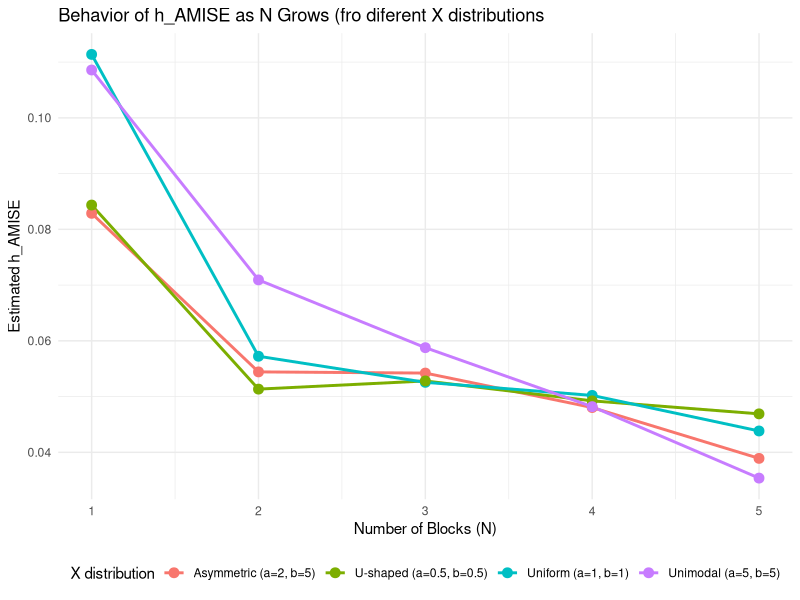

Recreate this plot in R. (Note: a time limit stopped this script after it produced the figure.)
library(ggplot2)
library(dplyr)
library(tidyr)
library(gridExtra)

# Set seed
set.seed(953)

# Define the true regression function m(x) 
true_m <- function(x) {
  sin(1 / (x / 3 + 0.1))
}

#Function to generate data
# Generates n samples from Y = m(X) + epsilon, with X ~ Beta(alpha, beta) and epsilon ~ N(0, sigma_sq)
generate_data <- function(n, alpha, beta, sigma_sq = 1) {
  # Generate the covariate X from a Beta distribution
  x <- rbeta(n, shape1 = alpha, shape2 = beta)
  
  # Generate the error epsilon from a Normal distribution
  epsilon <- rnorm(n, mean = 0, sd = sqrt(sigma_sq))
  
  # Calculate the response Y
  y <- true_m(x) + epsilon
  
  # Return the data as a dataframe
  return(data.frame(x = x, y = y))
}


#Function to find the optimal number of blocks 
find_optimal_N <- function(sim_data, min_block_size = 20) {
  n <- nrow(sim_data)
  N_max <- max(min(floor(n / min_block_size), 5), 1) # N_max respects min_block_size
  
  if (N_max < 1) return(1) # Edge case for very small n
  
  rss_values <- numeric(N_max) #create a vector to save rrs_values
  
  for (N in 1:N_max) {
    if (n / N < min_block_size && N > 1) {
      rss_values[N] <- NA
      next
    }
    
    # Create the 'block' column. 
    # If N=1, assign 1 to all rows --> every row has the exact same identifier 
    sim_data_N <- sim_data %>% 
      mutate(block = if (N > 1) cut(x, breaks = N, labels = FALSE, include.lowest = TRUE) else 1)
    
    # Calculate RSS for each block
    #For the current block (.), it attempts to fit a linear model (lm) with a fourth-degree polynomial 
    #If the fit fails (too few data points in the block), the program will store an error object (no stop)
    #The sum of the RRS of the blocks at the end of each iteration is saved in the vector 'rss_values'
    
    rss_by_block <- sim_data_N %>%
      group_by(block) %>%
      do({
        fit <- try(lm(y ~ poly(x, 4, raw = TRUE), data = .), silent = TRUE)
        if (inherits(fit, "try-error")) { data.frame(rss = NA) } else { data.frame(rss = sum(residuals(fit)^2)) }
      })
    rss_values[N] <- sum(rss_by_block$rss, na.rm = TRUE)
  }
  
  if(all(is.na(rss_values))) return(1)
  
  valid_indices <- which(!is.na(rss_values))
  last_valid_N_max <- max(valid_indices)
  
  if ((n - 5 * last_valid_N_max) <= 0) return(1) 
  rss_Nmax <- rss_values[last_valid_N_max]
  
  #Define a vector in which we save the Mallow's Cp for each N
  cp_values <- (rss_values[valid_indices] / (rss_Nmax/ (n - 5 * last_valid_N_max))) - (n - 10 * valid_indices)
  
  # Find the index of the minimum Cp among the valid ones
  best_index_in_valid_set <- which.min(cp_values)
  
  # Return the correct value of N
  N_star <- valid_indices[best_index_in_valid_set]
  
  return(N_star)
}

estimate_parameters <- function(sim_data, N) {
  n <- nrow(sim_data)
  
  #Estimate theta_22
  #Divide the data into N blocks based on the value of x
  sim_data_N <- sim_data %>% 
    mutate(block = if (N > 1) cut(x, breaks = N, labels = FALSE, include.lowest = TRUE) else 1)
  
  #Function to calculate the squared second derivative:
  get_m_double_prime_sq <- function(data_subset) {
    # Fit the 4th-degree polynomial model.
    fit <- try(lm(y ~ poly(x, 4, raw = TRUE), data = data_subset), silent = TRUE)
    
    # Error handling: if the fit fails, return NA
    if (inherits(fit, "try-error") || length(coef(fit)) < 5) {
      return(rep(NA, nrow(data_subset)))
    }
    
    # Extract the five estimated coefficients (beta_0, beta_1, ...)
    coeffs <- coef(fit)
    
    # Apply the formula for the second derivative of a quartic polynomial:
    # m''(x) = 2*beta_2 + 6*beta_3*x + 12*beta_4*x^2
    m_double_prime <- 2 * coeffs[3] + 6 * coeffs[4] * data_subset$x + 12 * coeffs[5] * data_subset$x^2
    
    # Return the square of this value (as required by the theta_22 formula)
    return(m_double_prime^2)
  }
  
  # Apply the helper function to each block of data
  # 'group_map' creates a list where each element is the result for one block
  # 'unlist' combines this list of vectors into a single large vector (inner sum of teh given formula)
  m_double_prime_sq_values <- unlist(
    sim_data_N %>% group_by(block) %>% group_map(~ get_m_double_prime_sq(.x))
  )
  
  # Calculate theta_22 by taking the mean of all the squared second derivative values
  # Theta_22 = (1/n) * sum(m''(xi)^2)
  theta_22_hat <- mean(m_double_prime_sq_values, na.rm = TRUE)
  
  #Estimate sigma_sq
  # We re-calculate the RSS for the chosen number of blocks, N.
  rss_by_block <- sim_data_N %>%
    group_by(block) %>%
    do({
      fit <- try(lm(y ~ poly(x, 4, raw = TRUE), data = .), silent = TRUE)
      if (inherits(fit, "try-error")) { data.frame(rss = NA) } else { data.frame(rss = sum(residuals(fit)^2)) }
    })
  rss_N <- sum(rss_by_block$rss, na.rm = TRUE)
  
  # Calculate sigma^2 using the RSS (as in the formula)
  if ((n - 5 * N) <= 0) {
    sigma_sq_hat <- NA
  } else {
    sigma_sq_hat <- rss_N / (n - 5 * N)
  }
  
  #Return all estimated parameters in a list
  return(list(
    sigma_sq_hat = sigma_sq_hat,
    theta_22_hat = theta_22_hat,
    RSS = rss_N
  ))
}
#-------------------------------------------------------
#How does h_AMISE behave when N grows?

# Function to calculate h_AMISE for each potential N
analyze_h_vs_N <- function(n, alpha, beta, sigma2) {
  sim_data <- generate_data(n = n, alpha = alpha, beta = beta, sigma_sq = sigma2) %>% arrange(x)
  N_max <- max(min(floor(n / 20), 5), 1)
  h_results <- vector("list", N_max)
  
  for (N in 1:N_max) {
    params <- estimate_parameters(sim_data, N) # Estimate parameters for the current N
    
    if(is.na(params$theta_22_hat) || params$theta_22_hat == 0 || is.na(params$sigma_sq_hat)) {
      h_amise_N <- NA
    } else {
      h_amise_N <- (n^(-1/5)) * ((35 * params$sigma_sq_hat) / abs(params$theta_22_hat))^(1/5)
    }
    h_results[[N]] <- data.frame(N = N, h_amise_at_N = h_amise_N)
  }
  return(bind_rows(h_results))
}

#Beta parameters to test
beta_params_to_test <- list(
  "Asymmetric (a=2, b=5)" = c(alpha=2, beta=5),
  "Uniform (a=1, b=1)" = c(alpha=1, beta=1),
  "U-shaped (a=0.5, b=0.5)" = c(alpha=0.5, beta=0.5),
  "Unimodal (a=5, b=5)" = c(alpha=5, beta=5)
)

# Fixed parameters
N_SAMPLE <- 2000
SIGMA2 <- 1

all_results_list <- list()

# Test for each beta parameters and save the results in the list
for (dist_name in names(beta_params_to_test)) {
  params <- beta_params_to_test[[dist_name]]
  h_vs_N_data <- analyze_h_vs_N(n = N_SAMPLE, alpha = params["alpha"], beta = params["beta"], sigma2 = SIGMA2)
  h_vs_N_data$distribution <- dist_name
  all_results_list[[dist_name]] <- h_vs_N_data
}

# Combine in a dataframe
combined_h_data <- bind_rows(all_results_list)

# Plot the results
plot_h_vs_N_combined <- ggplot(combined_h_data, aes(x = N, y = h_amise_at_N, color = distribution, group = distribution)) +
  geom_line(linewidth = 1) +
  geom_point(size = 3) +
  labs(
    title = "Behavior of h_AMISE as N Grows (fro diferent X distributions",
    x = "Number of Blocks (N)",
    y = "Estimated h_AMISE",
    color = "X distribution"
  ) +
  scale_x_continuous(breaks = 1:max(combined_h_data$N, na.rm=TRUE)) +
  theme_minimal() +
  theme(legend.position = "bottom")

print(plot_h_vs_N_combined)

#---------------------------------------------------------------
#Should N depend on n? Why?
        
# Vector of sample sizes to test
n_values <- seq(200, 3000, by = 200)
# Number of replications for each n to average out randomness
N_REPLICATIONS <- 200

# Fixed parameters for the Beta distribution
ALPHA <- 2
BETA <- 5

results_list <- list()

# OUTER LOOP: iterates over each value of n
for (n_i in n_values) {
  
  print(paste("Running", N_REPLICATIONS, "replications for n =", n_i))
  
  # Vector to store the results of each replication for the current n
  n_opt_replicates <- numeric(N_REPLICATIONS)
  
  # INNER LOOP: runs the simulation multiple times for the same n
  for (rep in 1:N_REPLICATIONS) {
    # 1. Generate data
    sim_data <- generate_data(n = n_i, alpha = ALPHA, beta = BETA) %>% arrange(x)
    
    # 2. Find the optimal N for this specific dataset
    N_opt <- find_optimal_N(sim_data)
    
    # 3. Store the result of this replication
    n_opt_replicates[rep] <- N_opt
  }
  
  # Calculate the average of the results for the current n
  average_n_opt <- mean(n_opt_replicates, na.rm = TRUE)
  
  # Add the averaged result for this n_i to the list
  results_list[[length(results_list) + 1]] <- data.frame(
    n = n_i,
    avg_N_opt = average_n_opt
  )
}

#Combine all results into a dataframe
results_averaged <- bind_rows(results_list)

# Plot: Average Optimal N vs. n
plot_N_vs_n <- ggplot(results_averaged, aes(x = n, y = avg_N_opt)) +
  geom_line(color="darkgreen", linewidth = 1.2) +
  geom_point(color="darkgreen", size = 3) +
  labs(title = "Average Optimal N vs. Sample Size (n)",
       subtitle = paste("Based on", N_REPLICATIONS, "replications per point"),
       x = "Sample Size (n)",
       y = "Average Optimal Number of Blocks (N_opt)") +
  theme_minimal()

print(plot_N_vs_n) 

#-------------------------------------------------------------------
#What happens when the number of observations varies a lot between different regions in the support of X? 
#How is this linked to the parameters of the Beta distribution?
  
beta_params <- list(
  "Uniform (a=1, b=1)" = c(1, 1), 
  "Unimodal (a=5, b=5)" = c(5, 5), 
  "U-shaped (a=0.5, b=0.5)" = c(0.5, 0.5), 
  "Asymmetric (a=5, b=2)" = c(5, 2)
)
n_fixed <- 500
results_dist_list <- list()

for (name in names(beta_params)) {
  print(paste("  Simulating for distribution:", name))
  params_beta <- beta_params[[name]]
  for (rep in 1:N_REPLICATIONS) {
    sim_data <- generate_data(n = n_fixed, alpha = params_beta[1], beta = params_beta[2], sigma_sq = 1) %>% arrange(x)
    N_star <- find_optimal_N(sim_data)
    if (is.na(N_star)) {
      h_amise <- NA
    } else {
      params <- estimate_parameters(sim_data, N_star)
      if(is.na(params$theta_22_hat) || params$theta_22_hat == 0 || is.na(params$sigma_sq_hat)) {
        h_amise <- NA
      } else {
        h_amise <- (n_fixed^(-1/5)) * ((35 * params$sigma_sq_hat) / abs(params$theta_22_hat))^(1/5)
      }
    }
    results_dist_list[[length(results_dist_list) + 1]] <- data.frame(distribution = name, h_amise = h_amise)
  }
}

results_dist_df <- bind_rows(results_dist_list) %>% filter(!is.na(h_amise))

results_dist_df$distribution <- factor(results_dist_df$distribution, levels = names(beta_params))
plot_h_vs_dist <- ggplot(results_dist_df, aes(x = distribution, y = h_amise, fill = distribution)) +
  geom_boxplot() +
  labs(title = paste("Impact of n° of observations in different regions on h_AMISE"), 
       x = "Distribution of X", 
       y = "Estimated Optimal Bandwidth") +
  theme_minimal() +
  theme(legend.position = "none", axis.text.x = element_text(angle = 10, hjust = 1))
print(plot_h_vs_dist)
